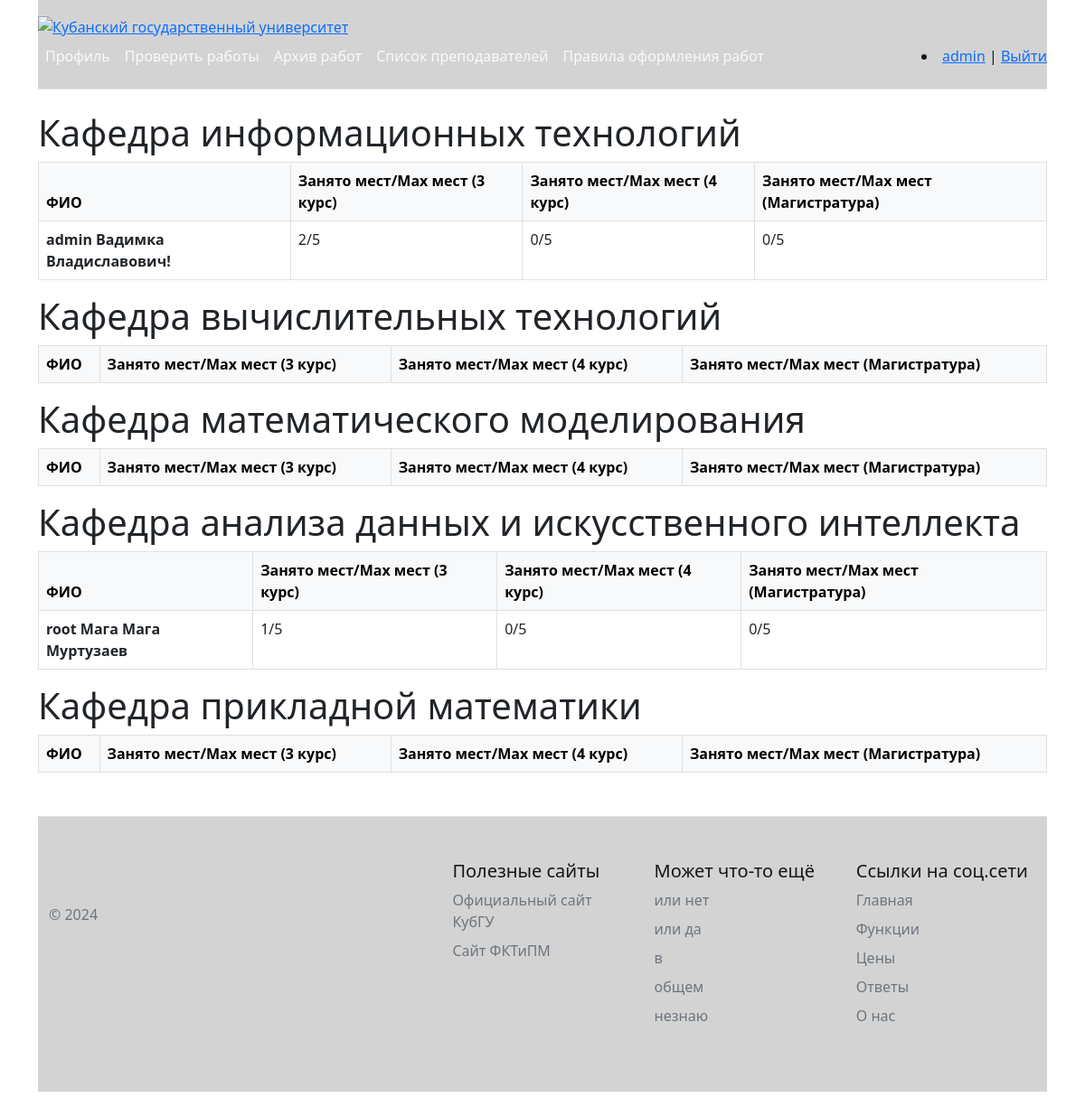
The page /home/list_teacher/ (signed in) on the database its author committed.
### users/models.py (models this page shows)
class Teacher(models.Model):
    user = models.OneToOneField(User, on_delete=models.CASCADE, null=True,
                                default=None)
    INFORMATION_TECHNOLOGY = "IT"
    COMPUTATIONAL_TECHNOLOGIES = "CT"
    MATHEMATICAL_MODELING = "MM"
    DATA_ANALYSIS_AND_ARTIFICIAL_INTELLIGENCE = "DAAAI"
    APPLIED_MATHEMATICS = "AM"
    DEPARTMENT_CHOICES = (
        (INFORMATION_TECHNOLOGY, "Кафедра информационных технологий"),
        (COMPUTATIONAL_TECHNOLOGIES, "Кафедра вычислительных технологий"),
        (MATHEMATICAL_MODELING, "Кафедра математического моделирования"),
        (DATA_ANALYSIS_AND_ARTIFICIAL_INTELLIGENCE, "Кафедра анализа данных и искусственного интеллекта"),
        (APPLIED_MATHEMATICS, "Кафедра прикладной математики"),
    )
    department = models.CharField(max_length=100, db_index=True,
                                  verbose_name="Кафедра", blank=True,
                                  default=INFORMATION_TECHNOLOGY,
                                  choices=DEPARTMENT_CHOICES,
                                  )
    current_amount_3_course = models.IntegerField(blank=True, default=0,
                                                  validators=[
                                                      MaxValueValidator(5),
                                                      MinValueValidator(0)
                                                  ]
                                                  )
    max_amount_3_course = models.IntegerField(blank=True, default=5,
                                              validators=[
                                                  MaxValueValidator(5),
                                                  MinValueValidator(0)
                                              ]
                                              )
    current_amount_4_course = models.IntegerField(blank=True, default=0,
                                                  validators=[
                                                      MaxValueValidator(5),
                                                      MinValueValidator(0)
                                                  ]
                                                  )
    max_amount_4_course = models.IntegerField(blank=True, default=5,
                                              validators=[
                                                  MaxValueValidator(5),
                                                  MinValueValidator(0)
                                              ]
                                              )
    current_amount_m = models.IntegerField(blank=True, default=0,
                                           validators=[
                                               MaxValueValidator(5),
                                               MinValueValidator(0)
                                           ]
                                           )
    max_amount_m = models.IntegerField(blank=True, default=5,
                                       validators=[
                                           MaxValueValidator(5),
                                           MinValueValidator(0)
                                       ]
                                       )

### works/views.py (the view)
# urls.py: path('list_teacher/', views.ShowTeachersView.as_view(), name='list_teacher'),
class ShowTeachersView(ListView):
    model = Teacher
    template_name = 'works/list_teachers.html'
    extra_context = {'faculty': Teacher.DEPARTMENT_CHOICES, 'teachers':
        Teacher.objects.all()}

### works/templates/works/list_teachers.html
{% extends 'base.html' %}
{% block content %}
{% for f in faculty %}
<h1>{{ f.1 }}</h1>
<table class="table table-bordered table-hover">
  <thead class="table-light">
    <tr>
      <th scope="col">ФИО</th>
      <th scope="col">Занято мест/Max мест (3 курс)</th>
      <th scope="col">Занято мест/Max мест (4 курс)</th>
      <th scope="col">Занято мест/Max мест (Магистратура)</th>
    </tr>
  </thead>
  <tbody>
    {% for teacher in teachers %}
    {% if teacher.department == f.0 %}
    <tr>
      <th scope="row">{{ teacher.user.username }} {{ teacher.user.first_name }} {{ teacher.user.last_name }}</th>
      <td>{{ teacher.current_amount_3_course }}/{{teacher.max_amount_3_course}}</td>
      <td>{{ teacher.current_amount_4_course }}/{{teacher.max_amount_4_course}}</td>
      <td>{{ teacher.current_amount_m }}/{{teacher.max_amount_m}}</td>
    </tr>
    {% endif %}
    {% endfor %}
  </tbody>
</table>
{% endfor %}
{% endblock content%}

### templates/base.html (shortened to what this page needs)
{% load static %}
<!doctype html>
<html lang="en">
<head>
    <link href="https://cdn.jsdelivr.net/npm/bootstrap@5.0.2/dist/css/bootstrap.min.css" rel="stylesheet">
</head>
<body>
<div class="container">
    {% block header %}
	<div class="container alert-dark p-0 m-0">
        <header class="d-flex flex-wrap align-items-center justify-content-center justify-content-md-between py-3 mb-4 border-bottom">
          <div class="logo-img">
                    <a href="/ru" rel="home" title="Кубанский государственный университет"><img src="https://www.kubsu.ru/sites/all/themes/portal_kubsu/logo.png" alt="Кубанский государственный университет" id="logo" /></a>
          </div>
          <ul class="nav col-12 col-md-auto mb-2 justify-content-center mb-md-0">
              <li><a href="{% url 'users:edit_profile' %}"
                   class="nav-link px-2 link-light">Профиль</a></li>
              {% if user.is_authenticated %}
                  {% if user.is_staff %}
                  <li>
                      <a href="" class="nav-link px-2 link-light">Проверить работы</a>
                  </li>
                  {% else %}
                  <li>
                      <a href="" class="nav-link px-2 link-light">Писать работу</a>
                  </li>
                  {% endif %}
              {% endif %}
            <li><a href="{% url 'home' %}"
                   class="nav-link px-2 link-light">Архив
                работ</a></li>
            <li><a href="{% url 'list_teacher' %}"
                   class="nav-link px-2 link-light">Список
                преподавателей</a></li>
            <li>
                <a href="https://www.kubsu.ru/ru/fppk/oformlenie-vkr-i-kursovyh-rabot" class="nav-link px-2 link-light">Правила
                оформления работ</a></li>
          </ul>
          <div class="col-md-3 text-end">
            {% if user.is_authenticated %}
				<li class="last"><a href="{% url 'users:profile' %}">{{user.username}}</a> | <a href="{% url 'users:logout' %}">Выйти</a></li>
			{% endif %}
          </div>
        </header>
    </div>
{% endblock header %}
{% block main %}
{% block content %}
{% endblock content%}
{% endblock main%}
{% block footer %}
	<div class="container">
        <footer
                class="row row-cols-1 row-cols-sm-2 row-cols-md-5 py-5 my-5 border-top alert-dark">
            <div class="col mb-3">
              <a href="/" class="d-flex align-items-center mb-3 link-dark text-decoration-none">
                <svg class="bi me-2" width="40" height="32"><use xlink:href="#bootstrap"/></svg>
              </a>
              <p class="text-muted">&copy; 2024</p>
            </div>
            <div class="col mb-3">
            </div>
            <div class="col mb-3">
              <h5>Полезные сайты</h5>
              <ul class="nav flex-column">
                <li class="nav-item mb-2">
                    <a href="https://www.kubsu.ru/ru"
                       class="nav-link p-0 text-muted">Официальный сайт
                        КубГУ</a>
                </li>
                <li class="nav-item mb-2"><a href="https://www.kubsu.ru/ru/fktipm"
                                             class="nav-link p-0 text-muted">
                    Сайт ФКТиПМ</a></li>
              </ul>
            </div>
            <div class="col mb-3">
              <h5>Может что-то ещё</h5>
              <ul class="nav flex-column">
                <li class="nav-item mb-2"><a href="#"
                                             class="nav-link p-0 text-muted">
                    или нет</a></li>
                <li class="nav-item mb-2"><a href="#"
                                             class="nav-link p-0 text-muted">
                    или да</a></li>
                <li class="nav-item mb-2"><a href="#"
                                             class="nav-link p-0 text-muted">в</a></li>
                <li class="nav-item mb-2"><a href="#"
                                             class="nav-link p-0 text-muted">
                    общем</a></li>
                <li class="nav-item mb-2"><a href="#"
                                             class="nav-link p-0 text-muted">
                    незнаю</a></li>
              </ul>
            </div>
            <div class="col mb-3">
              <h5>Ссылки на соц.сети</h5>
              <ul class="nav flex-column">
                <li class="nav-item mb-2"><a href="#" class="nav-link p-0 text-muted">Главная</a></li>
                <li class="nav-item mb-2"><a href="#" class="nav-link p-0 text-muted">Функции</a></li>
                <li class="nav-item mb-2"><a href="#" class="nav-link p-0 text-muted">Цены</a></li>
                <li class="nav-item mb-2"><a href="#" class="nav-link p-0 text-muted">Ответы</a></li>
                <li class="nav-item mb-2"><a href="#" class="nav-link p-0 text-muted">О нас</a></li>
              </ul>
            </div>
        </footer>
    </div>
{% endblock footer %}
</div>
</body>
</html>

### rows shown on the page
Teacher: user.username "admin", user.first_name "Вадимка", user.last_name "Владиславович!", current_amount_3_course "2", max_amount_3_course "5", current_amount_4_course "0", max_amount_4_course "5", current_amount_m "0", max_amount_m "5"
Teacher: user.username "root", user.first_name "Магa Мага", user.last_name "Муртузаев", current_amount_3_course "1", max_amount_3_course "5", current_amount_4_course "0", max_amount_4_course "5", current_amount_m "0", max_amount_m "5"

### other values the page prints
{{ user.username }} "admin"
{{ f.1 }} "Кафедра информационных технологий" "Кафедра вычислительных технологий" "Кафедра математического моделирования" "Кафедра анализа данных и искусственного интеллекта" "Кафедра прикладной математики"
